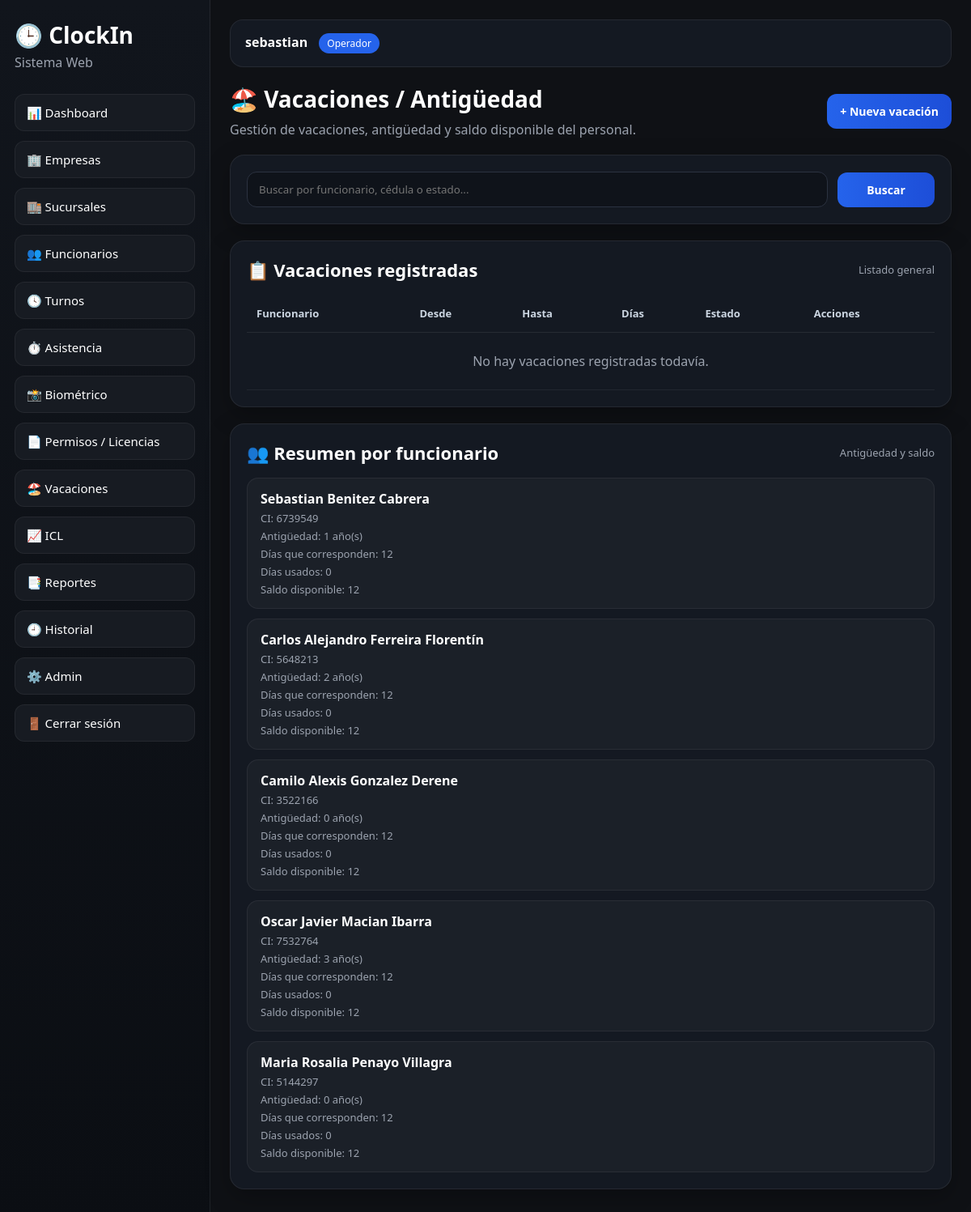
Page /vacaciones/ (signed in) on the committed database.
### usuarios/models.py (models this page shows, shortened)
class Usuario(AbstractUser):
    class Roles(models.TextChoices):
        ADMIN = "admin", "Administrador"
        RRHH = "rrhh", "RRHH"
        SUPERVISOR = "supervisor", "Supervisor"
        OPERADOR = "operador", "Operador"
        FUNCIONARIO = "funcionario", "Funcionario"
    rol = models.CharField(
        max_length=20,
        choices=Roles.choices,
        default=Roles.OPERADOR
    )
    telefono = models.CharField(max_length=30, blank=True, null=True)
    activo = models.BooleanField(default=True)

### core/models.py (models this page shows, shortened)
class Funcionario(models.Model):
    nombre = models.CharField(max_length=100)
    apellido = models.CharField(max_length=100)
    cedula = models.CharField(max_length=30, unique=True)
    face_encoding = models.BinaryField(null=True, blank=True)
    turno = models.ForeignKey(
        Turno,
        on_delete=models.SET_NULL,
        null=True,
        blank=True,
        related_name="funcionarios"
    )
    cargo = models.CharField(max_length=100, blank=True, default="")
    sector = models.CharField(max_length=100, blank=True, default="")
    sucursal = models.CharField(max_length=100, blank=True, default="")
    sucursal_rel = models.ForeignKey(
        Sucursal,
        on_delete=models.SET_NULL,
        null=True,
        blank=True,
        related_name="funcionarios"
    )
    ips = models.BooleanField(default=False)
    salario_base = models.DecimalField(max_digits=12, decimal_places=2, default=0)
    bono = models.DecimalField(max_digits=12, decimal_places=2, default=0)
    fecha_ingreso = models.DateField(null=True, blank=True)
    foto = models.ImageField(upload_to="funcionarios/", null=True, blank=True)
    activo = models.BooleanField(default=True)
    creado_en = models.DateTimeField(auto_now_add=True)
    actualizado_en = models.DateTimeField(auto_now=True)
    class Meta:
        ordering = ["apellido", "nombre"]
    @property
    def nombre_completo(self):
        return f"{self.nombre} {self.apellido}"
    @property
    def antiguedad_anios(self):
        if not self.fecha_ingreso:
            return 0
        hoy = timezone.localdate()
        anios = hoy.year - self.fecha_ingreso.year
        if (hoy.month, hoy.day) < (self.fecha_ingreso.month, self.fecha_ingreso.day):
            anios -= 1
        return max(anios, 0)
    @property
    def dias_vacaciones_corresponden(self):
        anios = self.antiguedad_anios
        if anios < 5:
            return 12
        elif anios < 10:
            return 18
        return 30
    @property
    def dias_vacaciones_usados(self):
        total = self.vacaciones.filter(
            estado=Vacacion.Estados.APROBADO
        ).aggregate(total=models.Sum("dias_solicitados"))["total"]
        return total or 0
    @property
    def saldo_vacaciones(self):
        return max(self.dias_vacaciones_corresponden - self.dias_vacaciones_usados, 0)

### core/views.py (the view, shortened to what this page needs)
# urls.py: path("vacaciones/", vacaciones_lista, name="vacaciones_lista"),
@login_required
def vacaciones_lista(request):
    q = request.GET.get("q", "").strip()
    vacaciones = Vacacion.objects.select_related("funcionario").all()
    funcionarios_resumen = Funcionario.objects.filter(activo=True).order_by("apellido", "nombre")
    return render(request, "core/vacaciones_lista.html", {
        "vacaciones": vacaciones,
        "funcionarios_resumen": funcionarios_resumen,
        "q": q,
    })

### templates/core/vacaciones_lista.html (shortened to what this page needs)
{% extends "base.html" %}
{% block content %}
<div class="page-header page-header-flex">
    <div>
        <h2>🏖️ Vacaciones / Antigüedad</h2>
        <p>Gestión de vacaciones, antigüedad y saldo disponible del personal.</p>
    </div>
    <a href="{% url 'vacacion_nueva' %}" class="btn-primary btn-link">+ Nueva vacación</a>
</div>
<div class="card mb-20">
    <form method="get" class="search-bar">
        <input
            type="text"
            name="q"
            value="{{ q }}"
            placeholder="Buscar por funcionario, cédula o estado..."
            class="form-control"
        >
        <button type="submit" class="btn-primary btn-search">Buscar</button>
    </form>
</div>
<div class="dashboard-grid-2 mb-20">
    <div class="card">
        <div class="section-head">
            <h3>📋 Vacaciones registradas</h3>
            <span class="section-subtitle">Listado general</span>
        </div>
        <div class="table-wrap">
            <table class="table-dark">
                <thead>
                    <tr>
                        <th>Funcionario</th>
                        <th>Desde</th>
                        <th>Hasta</th>
                        <th>Días</th>
                        <th>Estado</th>
                        <th>Acciones</th>
                    </tr>
                </thead>
                <tbody>
                    {% for v in vacaciones %}
                        <tr>
                            <td>{{ v.funcionario.nombre_completo }}<br><small>CI: {{ v.funcionario.cedula }}</small></td>
                            <td>{{ v.fecha_desde|date:"d/m/Y" }}</td>
                            <td>{{ v.fecha_hasta|date:"d/m/Y" }}</td>
                            <td>{{ v.dias_solicitados }}</td>
                            <td>
                                {% if v.estado == "aprobado" %}
                                    <span class="badge-success">Aprobado</span>
                                {% elif v.estado == "pendiente" %}
                                    <span class="badge-warning">Pendiente</span>
                                {% else %}
                                    <span class="badge-danger">{{ v.get_estado_display }}</span>
                                {% endif %}
                            </td>
                            <td>
                                <a href="{% url 'vacacion_editar' v.pk %}" class="btn-table">Editar</a>
                            </td>
                        </tr>
                    {% empty %}
                        <tr>
                            <td colspan="6" class="empty-row">No hay vacaciones registradas todavía.</td>
                        </tr>
                    {% endfor %}
                </tbody>
            </table>
        </div>
    </div>
    <div class="card">
        <div class="section-head">
            <h3>👥 Resumen por funcionario</h3>
            <span class="section-subtitle">Antigüedad y saldo</span>
        </div>
        <div class="mini-list">
            {% for f in funcionarios_resumen %}
                <div class="mini-list-item mini-list-item-column">
                    <div>
                        <strong>{{ f.nombre_completo }}</strong>
                        <p>CI: {{ f.cedula }}</p>
                        <p>Antigüedad: {{ f.antiguedad_anios }} año(s)</p>
                        <p>Días que corresponden: {{ f.dias_vacaciones_corresponden }}</p>
                        <p>Días usados: {{ f.dias_vacaciones_usados }}</p>
                        <p>Saldo disponible: {{ f.saldo_vacaciones }}</p>
                    </div>
                </div>
            {% empty %}
                <div class="empty-state-box">
                    No hay funcionarios activos todavía.
                </div>
            {% endfor %}
        </div>
    </div>
</div>
{% endblock %}

### templates/base.html (shortened to what this page needs)
<!DOCTYPE html>
<html lang="es">
<head>
    <link rel="stylesheet" href="/static/css/styles.css">
</head>
<body>
<div class="layout">
    <aside class="sidebar" id="sidebar">
        <div class="brand">
            <h1>🕒 ClockIn</h1>
            <p>Sistema Web</p>
        </div>
        {% if request.user.is_authenticated %}
        <nav class="menu">
            <a href="{% url 'dashboard' %}">📊 Dashboard</a>
            <a href="{% url 'empresas_lista' %}">🏢 Empresas</a>
            <a href="{% url 'sucursales_lista' %}">🏬 Sucursales</a>
            <a href="{% url 'funcionarios_lista' %}">👥 Funcionarios</a>
            <a href="{% url 'turnos_lista' %}">🕓 Turnos</a>
            <a href="{% url 'asistencia_marcar' %}">⏱️ Asistencia</a>
            <a href="{% url 'biometrico_inicio' %}">📸 Biométrico</a>
            <a href="{% url 'permisos_lista' %}">📄 Permisos / Licencias</a>
            <a href="{% url 'vacaciones_lista' %}">🏖️ Vacaciones</a>
            <a href="{% url 'icl_lista' %}">📈 ICL</a>
            <a href="{% url 'reportes' %}">📑 Reportes</a>
            <a href="{% url 'historial_lista' %}">🕘 Historial</a>
            <a href="/admin/">⚙️ Admin</a>
            <form method="post" action="{% url 'logout' %}">
                <button type="submit" class="logout-btn">🚪 Cerrar sesión</button>
            </form>
        </nav>
        {% endif %}
    </aside>
    <main class="content">
        <header class="topbar">
            {% if request.user.is_authenticated %}
                <div>
                    <strong>{{ request.user.get_full_name|default:request.user.username }}</strong>
                    <span class="role-badge">{{ request.user.get_rol_display }}</span>
                </div>
            {% endif %}
        </header>
        <section class="page">
            {% block content %}{% endblock %}
        </section>
    </main>
</div>
</body>
</html>

### static/css/styles.css (style rules this page uses)
* { box-sizing: border-box; margin: 0; padding: 0; font-family: "Segoe UI", Arial, sans-serif; }
body { background: #0f1115; color: #ffffff; }
.layout { display: flex; min-height: 100vh; }
.sidebar { width: 260px; background: linear-gradient(180deg, #11151c 0%, #0b0e13 100%); border-right: 1px solid rgba(255,255,255,0.08); padding: 24px 18px; }
.brand h1 { font-size: 28px; margin-bottom: 4px; }
.brand p { color: #9ca3af; margin-bottom: 28px; }
.menu { display: flex; flex-direction: column; gap: 12px; }
.menu a, .logout-btn { text-decoration: none; color: #ffffff; background: #171b22; padding: 12px 14px; border-radius: 12px; border: 1px solid rgba(255,255,255,0.06); transition: 0.2s ease; display: block; width: 100%; text-align: left; cursor: pointer; font-size: 15px; }
.content { flex: 1; padding: 24px; }
.topbar { background: #141922; border: 1px solid rgba(255,255,255,0.07); border-radius: 16px; padding: 16px 18px; margin-bottom: 20px; display: flex; justify-content: space-between; align-items: center; }
.role-badge { display: inline-block; margin-left: 10px; background: #2563eb; color: white; padding: 4px 10px; border-radius: 999px; font-size: 12px; }
.page-header { margin-bottom: 20px; }
.page-header-flex { display: flex; align-items: center; justify-content: space-between; gap: 14px; margin-bottom: 20px; }
.page-header h2 { font-size: 28px; margin-bottom: 8px; }
.page-header p { color: #9ca3af; }
.card { background: #141922; border: 1px solid rgba(255,255,255,0.07); border-radius: 18px; padding: 20px; box-shadow: 0 10px 30px rgba(0,0,0,0.25); }
.mb-20 { margin-bottom: 20px; }
.form-group input, .form-control, .form-field input, .form-field select, .form-field textarea { width: 100%; padding: 12px 14px; border-radius: 12px; border: 1px solid #2b3240; background: #0f131a; color: white; outline: none; }
.btn-primary, .btn-secondary, .btn-table, .btn-link { display: inline-block; padding: 12px 16px; border: none; border-radius: 12px; text-decoration: none; cursor: pointer; font-size: 14px; font-weight: 600; }
.btn-primary, .btn-link { background: linear-gradient(90deg, #2563eb, #1d4ed8); color: white; }
.btn-search { min-width: 120px; }
.search-bar { display: flex; gap: 12px; align-items: center; }
.table-wrap { overflow-x: auto; }
.table-dark { width: 100%; border-collapse: collapse; }
.table-dark thead th { text-align: left; font-size: 13px; color: #cbd5e1; padding: 14px 12px; border-bottom: 1px solid rgba(255,255,255,0.08); white-space: nowrap; }
.table-dark tbody td { padding: 14px 12px; border-bottom: 1px solid rgba(255,255,255,0.06); vertical-align: middle; }
.empty-row { text-align: center; color: #9ca3af; padding: 24px !important; }
.dashboard-grid-2 { display: grid; grid-template-columns: 2fr 1.2fr; gap: 20px; }
.section-head { display: flex; align-items: center; justify-content: space-between; gap: 12px; margin-bottom: 16px; }
.section-head h3 { font-size: 22px; }
.section-subtitle { color: #9ca3af; font-size: 13px; }
.mini-list { display: flex; flex-direction: column; gap: 12px; }
.mini-list-item { display: flex; justify-content: space-between; align-items: center; gap: 12px; padding: 14px 16px; background: rgba(255,255,255,0.03); border: 1px solid rgba(255,255,255,0.06); border-radius: 14px; }
.mini-list-item p { margin-top: 4px; color: #9ca3af; font-size: 13px; }
@media (max-width: 1200px) { .dashboard-grid-2 { grid-template-columns: 1fr; } }
.mini-list-item-column { align-items: flex-start; }
.sidebar { transition: all 0.3s ease; }

### rows in the picture
Usuario: user.get_full_name "sebastian", user.rol "Operador"
Funcionario: nombre_completo "Sebastian Benitez Cabrera", cedula "6739549", antiguedad_anios "1", dias_vacaciones_corresponden "12", dias_vacaciones_usados "0", saldo_vacaciones "12"
Funcionario: nombre_completo "Carlos Alejandro Ferreira Florentín", cedula "5648213", antiguedad_anios "2", dias_vacaciones_corresponden "12", dias_vacaciones_usados "0", saldo_vacaciones "12"
Funcionario: nombre_completo "Camilo Alexis Gonzalez Derene", cedula "3522166", antiguedad_anios "0", dias_vacaciones_corresponden "12", dias_vacaciones_usados "0", saldo_vacaciones "12"
Funcionario: nombre_completo "Oscar Javier Macian Ibarra", cedula "7532764", antiguedad_anios "3", dias_vacaciones_corresponden "12", dias_vacaciones_usados "0", saldo_vacaciones "12"
Funcionario: nombre_completo "Maria Rosalia Penayo Villagra", cedula "5144297", antiguedad_anios "0", dias_vacaciones_corresponden "12", dias_vacaciones_usados "0", saldo_vacaciones "12"
